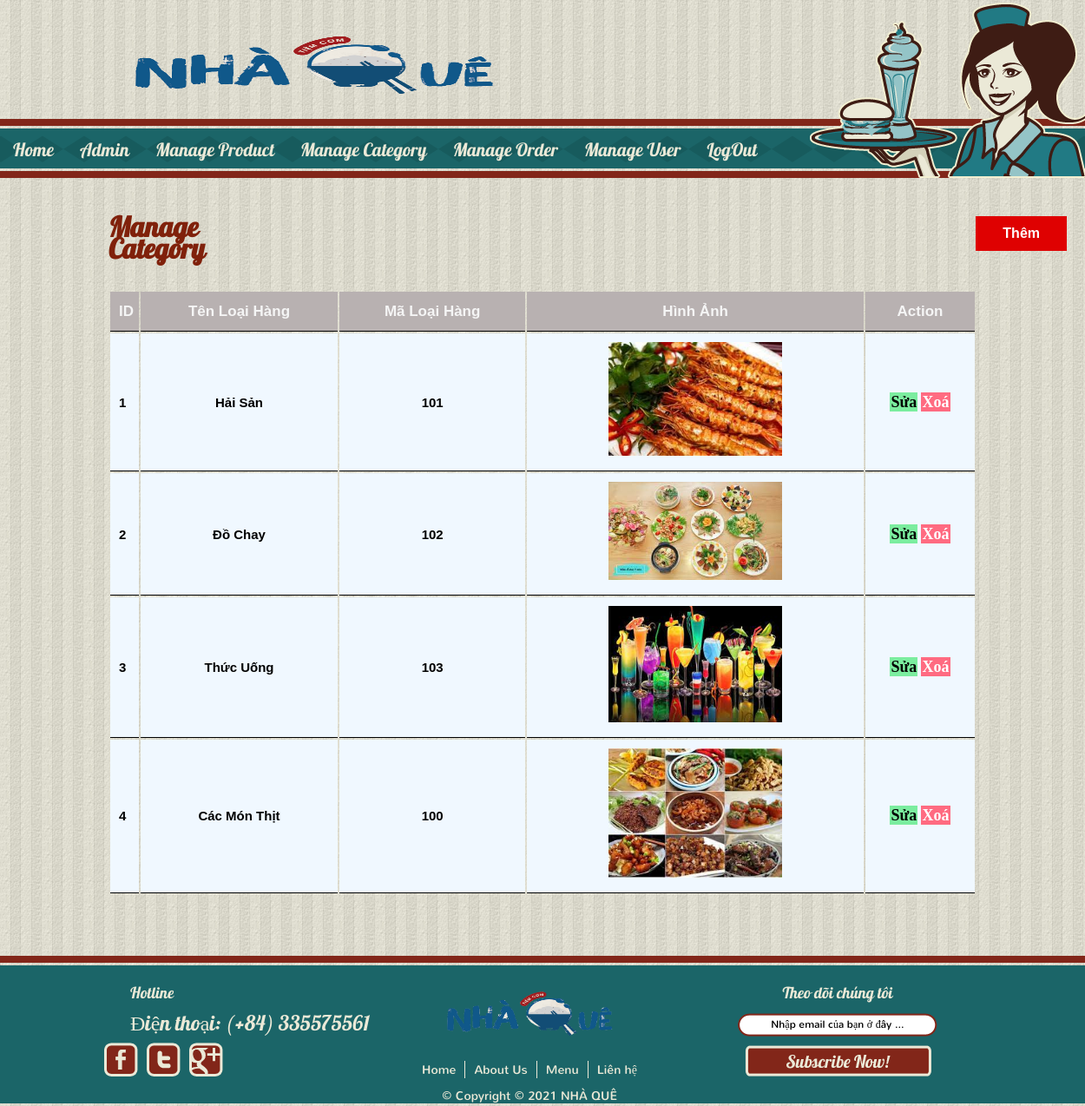
Page /admin/manage-loaihang.php (signed in) on the committed database.
### tables this page shows
CREATE TABLE `admin_lh` (
  `id` int(11) NOT NULL,
  `tenlh` varchar(255) NOT NULL,
  `maLH` int(30) NOT NULL,
  `hinhanh` varchar(255) NOT NULL
);

### admin/manage-loaihang.php (the view, shortened to what this page needs)
<?php include('partials/menu.php');?>
<div class="main-content">
    <div class="wrapper">
        <div class="nav" style="display: inline-flex;">
        <h1>Manage Category</h1>
        <a href="add-loaihang.php" class="btn-primary " style="margin-left: 843px;">Thêm</a>
        </div>
        <br><br>
            <table class="tbl-full">
                <tr>
                    <th>ID</th>
                    <th>Tên Loại Hàng</th>
                    <th>Mã Loại Hàng</th>
                    <th>Hình Ảnh</th>
                    <th>Action</th>
                </tr>
                <?php
                $username = "root";
                $password = "";
                $server = "localhost";
                $dbname = "user";
                $connect = new mysqli($server, $username, $password, $dbname);
	            $sql = "SELECT * FROM admin_lh";
	            $ket_qua =  $connect->query($sql);
  			        $i=0;
  			    while ($row = $ket_qua->fetch_array(MYSQLI_ASSOC)) {
  				$i++;
  		        ?>
  		        <tr>
                <td><?php echo $i ?></td>
                <td style="text-align: center;"><?php echo $row['tenlh'] ?></td>
                <td style="text-align: center;"><?php echo $row['maLH'] ?></td>
                <td style="text-align: center;"><img src="../admin/partials/images/<?php echo $row['hinhanh']  ?>" width="200px"></td>
                <td style="text-align: center;">
                    <a href="../admin/update_loaihang.php?id=<?php echo $row['id']?>" class="btn-secondary">Sửa</a>
                    <a href="../admin/delete_loaihang.php?id=<?php echo $row['id']?>" class="btn-danger">Xoá</a>
                </td>
  		        </tr>
  		<?php }  ?>
            </table>
    </div>
</div>
<?php include('partials/footer.php')?>

### css/admin.css (style rules this page uses)
* { margin:0; padding: 0; font-family: Arial, Helvetica, sans-serif; }
.main-content { background :url("../images/bg-body.jpg"); }
.wrapper { padding:1%; width: 80%; margin: 0 auto; }
.wrapper h1 { font-family: 'Lobster1.4Regular'; color:#80210b; margin-top: -20px; }
.tbl-full { width:100%; }
.tbl-full tr th { color: whitesmoke; font-size: 17px; font-weight: bolder; background-color: rgb(184, 177, 177); text-align: center; border-bottom: 1px solid black; }
.tbl-full tr td { text-align: left; color: black; font-size: 15px; font-weight: bolder; background-color: aliceblue; border-bottom: 1px solid black; }
.nav .btn-primary { display:block; background-color: #DF0101; text-align: center; color: white; height: 40px; width: 150px; line-height: 40px; text-decoration: none; font-weight: bolder; margin-top:-20px; margin-left: 840px; margin-bottom: 20px; }
.btn-secondary { background-color: #7bed9f; padding: 1%; color: black; text-decoration: none; font-size: 18px; font-weight: bolder; font-family: Georgia, 'Times New Roman', Times, serif; }
.btn-danger { background-color: #ff6b81; padding: 1%; color: white; text-decoration: none; font-size: 18px; font-weight: bolder; font-family: Georgia, 'Times New Roman', Times, serif; }
table tr { border-bottom: 1px solid black; padding: 1%; text-align: center; }
table.tbl-full tr th { border-bottom: 1px solid black; padding: 1%; text-align: center; }
table tr td { padding: 1%; border-bottom: 1px solid black; }
.main-content { background-color: #f1f2f6; padding: 3% 0; }

### css/style.css (style rules this page uses)
body { margin :0; padding :0; background :url("../images/bg-body.jpg"); line-height :25px; }
a { outline :0; }
img { border :0; }

### rows in the picture
admin_lh: tenlh "Hải Sản", maLH "101", hinhanh (picture)
admin_lh: tenlh "Đồ Chay", maLH "102", hinhanh (picture)
admin_lh: tenlh "Thức Uống", maLH "103", hinhanh (picture)
admin_lh: tenlh "Các Món Thịt", maLH "100", hinhanh (picture)
